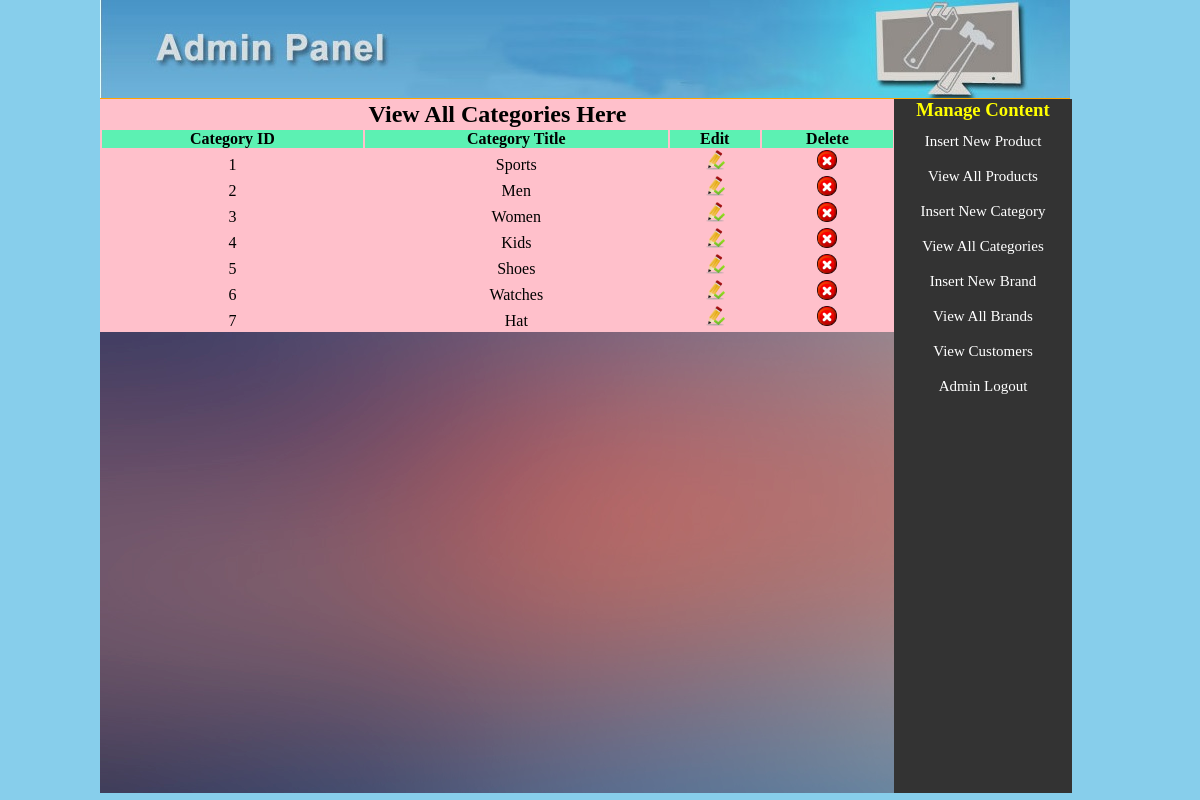
The page /admin_area/index.php?view_cats (signed in) on the database its author committed.
### tables this page shows
CREATE TABLE IF NOT EXISTS `categories` (
  `cat_id` int(100) NOT NULL,
  `cat_title` text NOT NULL
);

### admin_area/view_cats.php (the view, shortened to what this page needs)
<?php
if(!isset($_SESSION['user_email'])){
  echo "<script>window.open('login.php','_self')</script>";
}
else{
 ?>
<table width="795" align="center" bgcolor="pink">
  <tr align="center">
    <td colspan="4"><h2 style="text-align:center;">View All Categories Here</h2></td>
  </tr>
  <tr align="center" bgcolor="#5cf1b3">
    <th>Category ID</th>
    <th>Category Title</th>
    <th>Edit</th>
    <th>Delete</th>
  </tr>
  <?php
  include("includes/db.php");
  $get_cat = "select *from categories";
  $run_cat = mysqli_query($con, $get_cat);
  $i = 0;
  while($row_cat = mysqli_fetch_array($run_cat)){
    $cat_id = $row_cat['cat_id'];
    $cat_title = $row_cat['cat_title'];
    $i++;
    ?>
   <tr align="center">
     <td><?php echo $i ?></td>
     <td><?php echo $cat_title ?></td>
     <td><a href="index.php?edit_cat=<?php echo $cat_id; ?>"><img src="images/edit-icon.png" width="20" height="20" /></a></td>
     <td><a href="delete_cat.php?delete_cat=<?php echo $cat_id; ?>"><img src="images/icon-delete.png" width="20" height="20" /></a></td>
   </tr>
   <?php
}
    ?>
</table>
<?php } ?>

### admin_area/styles/style.css (style rules this page uses)
html, body, div, span, applet, object, iframe, h1, h2, h3, h4, h5, h6, p, blockquote, pre, a, abbr, acronym, address, big, cite, code, del, dfn, em, img, ins, kbd, q, s, samp, small, strike, strong, sub, sup, tt, var, b, u, i, center, dl, dt, dd, ol, ul, li, fieldset, form, label, legend, table, caption, tbody, tfoot, thead, tr, th, td, article, aside, canvas, details, embed, figure, figcaption, footer, header, hgroup, menu, nav, output, ruby, section, summary, time, mark, audio, video { margin: 0; padding: 0; border: 0; vertical-align: baseline; }
body { background:skyblue; }

### rows shown on the page
categories: cat_title "Sports"
categories: cat_title "Men"
categories: cat_title "Women"
categories: cat_title "Kids"
categories: cat_title "Shoes"
categories: cat_title "Watches"
categories: cat_title "Hat"
